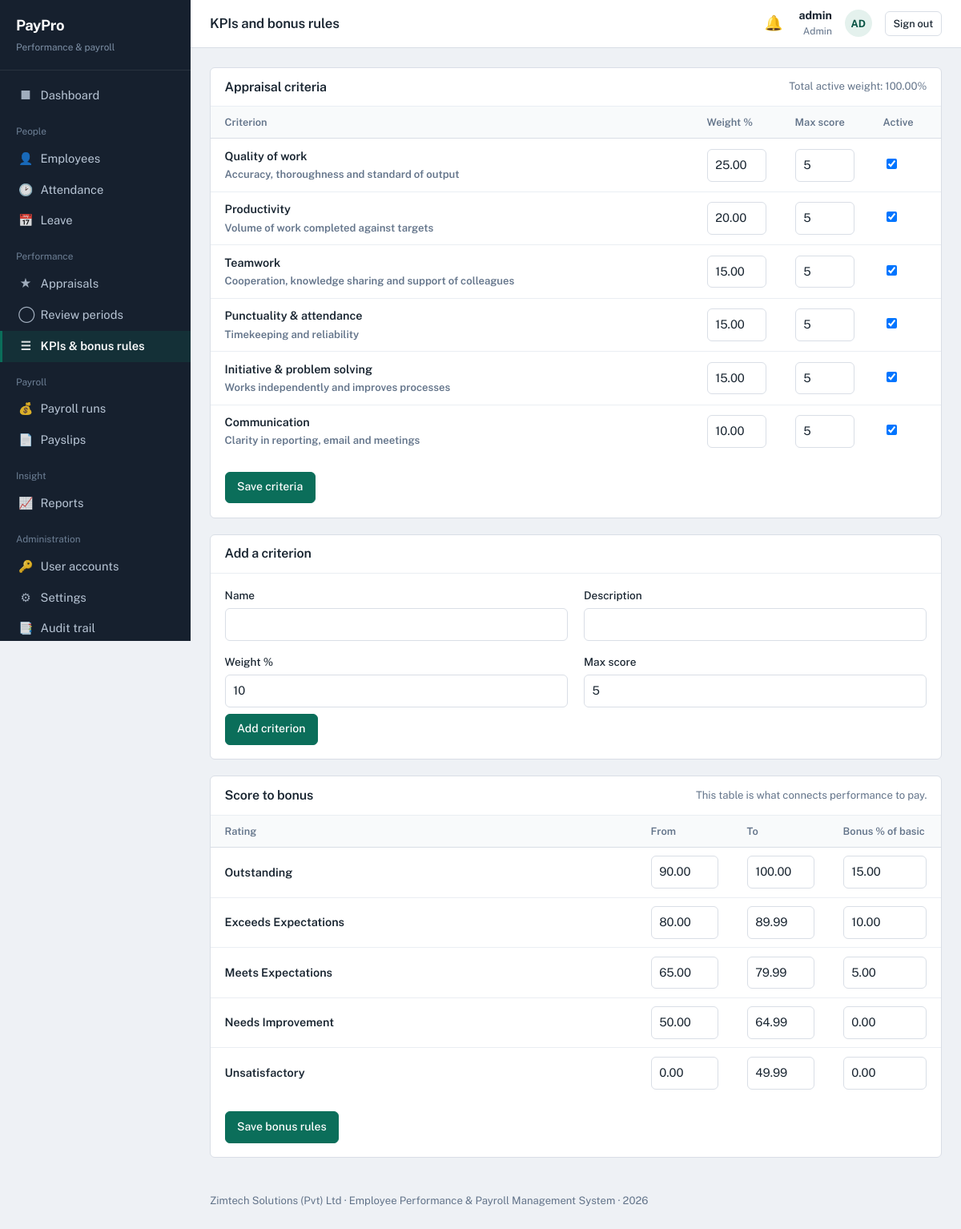
/modules/performance/criteria.php (signed in), run on the app's committed database.
### tables this page shows
CREATE TABLE kpi_criteria (
  criteria_id INT AUTO_INCREMENT PRIMARY KEY,
  name        VARCHAR(80) NOT NULL,
  description VARCHAR(250),
  weight      DECIMAL(5,2) NOT NULL DEFAULT 20.00,   
  max_score   INT NOT NULL DEFAULT 5,
  active      TINYINT(1) DEFAULT 1
);

CREATE TABLE bonus_rules (
  rule_id     INT AUTO_INCREMENT PRIMARY KEY,
  min_score   DECIMAL(5,2) NOT NULL,
  max_score   DECIMAL(5,2) NOT NULL,
  rating      VARCHAR(40) NOT NULL,
  bonus_percentage DECIMAL(5,2) NOT NULL
);

### includes/functions.php (called while the page is built, shortened)
<?php
function e($value): string {
    return htmlspecialchars((string)$value, ENT_QUOTES, 'UTF-8');
}
function money($amount): string {
    return number_format((float)$amount, 2);
}

### modules/performance/criteria.php (the view, shortened to what this page needs)
<?php
require_once dirname(__DIR__, 2) . '/config/config.php';
$criteria   = $pdo->query('SELECT * FROM kpi_criteria ORDER BY criteria_id')->fetchAll();
$rules      = $pdo->query('SELECT * FROM bonus_rules ORDER BY min_score DESC')->fetchAll();
$weightSum  = array_sum(array_map(fn($c) => $c['active'] ? (float)$c['weight'] : 0, $criteria));
include APP_ROOT . '/includes/header.php';
?>
<section class="panel">
  <div class="panel-head"><h2>Appraisal criteria</h2>
    <div class="spacer"></div><span class="small muted">Total active weight: <?= money($weightSum) ?>%</span>
  </div>
  <form method="post">
    <div class="table-wrap">
      <table class="data">
        <thead><tr><th>Criterion</th><th style="width:110px">Weight %</th><th style="width:110px">Max score</th><th style="width:90px">Active</th></tr></thead>
        <tbody>
        <?php foreach ($criteria as $c): ?>
          <tr>
            <td class="strong"><?= e($c['name']) ?><br><span class="small muted"><?= e($c['description']) ?></span></td>
            <td><input type="number" step="0.5" min="0" name="c[<?= $c['criteria_id'] ?>][weight]" value="<?= e($c['weight']) ?>"></td>
            <td><input type="number" min="1" name="c[<?= $c['criteria_id'] ?>][max_score]" value="<?= (int)$c['max_score'] ?>"></td>
            <td><input type="checkbox" name="c[<?= $c['criteria_id'] ?>][active]" <?= $c['active'] ? 'checked' : '' ?>></td>
          </tr>
        <?php endforeach; ?>
        </tbody>
      </table>
    </div>
    <div class="panel-body"><button class="btn">Save criteria</button></div>
  </form>
</section>
<section class="panel">
  <div class="panel-head"><h2>Add a criterion</h2></div>
  <form method="post" class="panel-body">
    <div class="form-grid">
      <div class="field"><label for="name">Name</label><input type="text" id="name" name="name" required></div>
      <div class="field"><label for="description">Description</label><input type="text" id="description" name="description"></div>
      <div class="field"><label for="weight">Weight %</label><input type="number" step="0.5" id="weight" name="weight" value="10" required></div>
      <div class="field"><label for="max_score">Max score</label><input type="number" id="max_score" name="max_score" value="5" required></div>
    </div>
    <div class="form-actions"><button class="btn">Add criterion</button></div>
  </form>
</section>
<section class="panel">
  <div class="panel-head"><h2>Score to bonus</h2>
    <span class="small muted">This table is what connects performance to pay.</span>
  </div>
  <form method="post">
    <div class="table-wrap">
      <table class="data">
        <thead><tr><th>Rating</th><th style="width:120px">From</th><th style="width:120px">To</th><th style="width:140px">Bonus % of basic</th></tr></thead>
        <tbody>
        <?php foreach ($rules as $r): ?>
          <tr>
            <td class="strong"><?= e($r['rating']) ?></td>
            <td><input type="number" step="0.01" name="r[<?= $r['rule_id'] ?>][min_score]" value="<?= e($r['min_score']) ?>"></td>
            <td><input type="number" step="0.01" name="r[<?= $r['rule_id'] ?>][max_score]" value="<?= e($r['max_score']) ?>"></td>
            <td><input type="number" step="0.01" name="r[<?= $r['rule_id'] ?>][bonus_percentage]" value="<?= e($r['bonus_percentage']) ?>"></td>
          </tr>
        <?php endforeach; ?>
        </tbody>
      </table>
    </div>
    <div class="panel-body"><button class="btn">Save bonus rules</button></div>
  </form>
</section>
<?php include APP_ROOT . '/includes/footer.php'; ?>

### assets/css/style.css (style rules this page uses)
:root { --ink: #16202e; --ink-soft: #1f2d3f; --paper: #eef1f5; --surface: #ffffff; --line: #d9dee6; --line-soft: #eaeef3; --text: #182430; --muted: #63748a; --brand: #0b6e5a; --brand-dark: #085243; --brand-tint: #e4f1ed; --gold: #a86b12; --gold-tint: #fbf0dc; --red: #a92a20; --red-tint: #fbe7e5; --blue: #23557f; --blue-tint: #e3edf6; --radius: 6px; --sidebar-w: 238px; }
* { box-sizing: border-box; }
html { -webkit-text-size-adjust: 100%; }
body { margin: 0; font-family: 'Public Sans', -apple-system, 'Segoe UI', Roboto, Helvetica, Arial, sans-serif; font-size: 15px; line-height: 1.55; color: var(--text); background: var(--paper); }
h1, h2, h3, h4 { margin: 0 0 .5rem; line-height: 1.25; font-weight: 600; letter-spacing: -0.01em; }
h2 { font-size: 1.15rem; }
.panel { background: var(--surface); border: 1px solid var(--line); border-radius: var(--radius); margin-bottom: 1.25rem; }
.panel-head { display: flex; align-items: center; gap: .75rem; padding: .85rem 1.1rem; border-bottom: 1px solid var(--line-soft); }
.panel-head h2 { margin: 0; font-size: 1rem; }
.panel-body { padding: 1.1rem; }
.table-wrap { overflow-x: auto; }
table.data { width: 100%; border-collapse: collapse; font-size: .9rem; }
table.data th { text-align: left; font-weight: 600; color: var(--muted); font-size: .8rem; padding: .6rem 1.1rem; border-bottom: 1px solid var(--line); white-space: nowrap; background: #f8fafb; }
table.data td { padding: .65rem 1.1rem; border-bottom: 1px solid var(--line-soft); vertical-align: middle; }
table.data tr:last-child td { border-bottom: 0; }
table.data .strong { font-weight: 600; }
.form-grid { display: grid; grid-template-columns: repeat(2, minmax(0,1fr)); gap: 1rem 1.25rem; }
.field { display: flex; flex-direction: column; gap: .3rem; }
label { font-size: .85rem; font-weight: 500; }
input[type=text], input[type=email], input[type=password], input[type=date], input[type=time], input[type=number], input[type=search], select, textarea { font: inherit; font-size: .92rem; padding: .5rem .6rem; border: 1px solid var(--line); border-radius: var(--radius); background: var(--surface); color: var(--text); width: 100%; }
.form-actions { display: flex; gap: .6rem; align-items: center; padding-top: .5rem; }
.btn { display: inline-flex; align-items: center; gap: .4rem; font: inherit; font-size: .88rem; font-weight: 500; padding: .48rem .9rem; border-radius: var(--radius); border: 1px solid var(--brand); background: var(--brand); color: #fff; cursor: pointer; text-decoration: none; white-space: nowrap; }
.muted { color: var(--muted); }
.small { font-size: .82rem; }

### data on the page
kpi_criteria: name "Quality of work", description "Accuracy, thoroughness and standard of output", weight "25.00", max_score "5", active "☑"
kpi_criteria: name "Productivity", description "Volume of work completed against targets", weight "20.00", max_score "5", active "☑"
kpi_criteria: name "Teamwork", description "Cooperation, knowledge sharing and support of colleagues", weight "15.00", max_score "5", active "☑"
kpi_criteria: name "Punctuality & attendance", description "Timekeeping and reliability", weight "15.00", max_score "5", active "☑"
kpi_criteria: name "Initiative & problem solving", description "Works independently and improves processes", weight "15.00", criteria_id+max_score "5", active "☑"
kpi_criteria: name "Communication", description "Clarity in reporting, email and meetings", weight "10.00", max_score "5", active "☑"
bonus_rules: rating "Outstanding", min_score "90.00", max_score "100.00", bonus_percentage "15.00"
bonus_rules: rating "Exceeds Expectations", min_score "80.00", max_score "89.99", bonus_percentage "10.00"
bonus_rules: rating "Meets Expectations", min_score "65.00", max_score "79.99", bonus_percentage "5.00"
bonus_rules: rating "Needs Improvement", min_score "50.00", max_score "64.99", bonus_percentage "0.00"
bonus_rules: rating "Unsatisfactory", min_score "0.00", max_score "49.99", bonus_percentage "0.00"

### other printed values
APP_NAME "PayPro"
$pageTitle "KPIs and bonus rules"
$u['full_name'] "admin"
$u['role_name'] "Admin"
$initials "AD"
money($weightSum) "100.00"
setting('company_name', 'Company') "Zimtech Solutions (Pvt) Ltd"
APP_LONG_NAME "Employee Performance & Payroll Management System"
